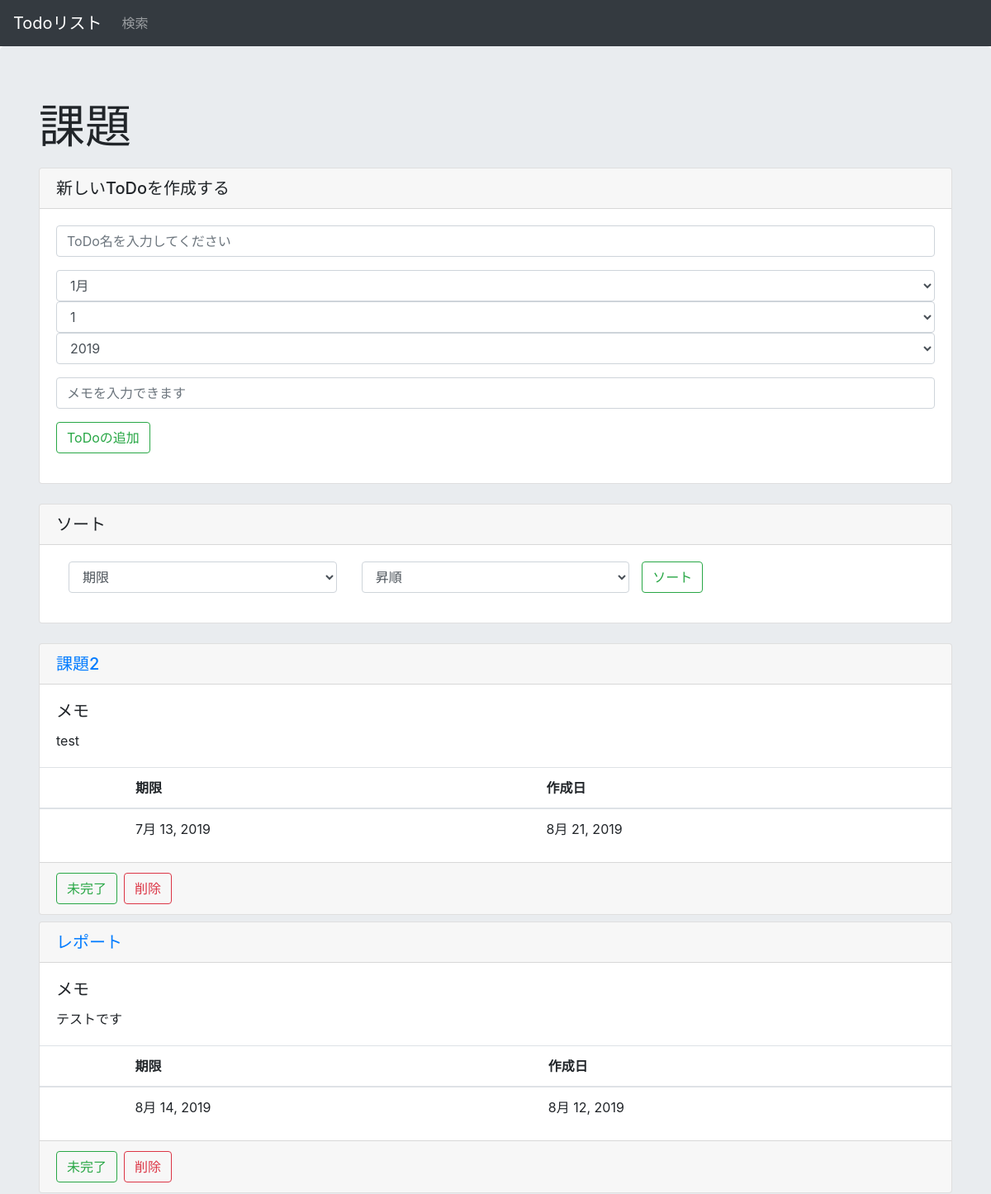
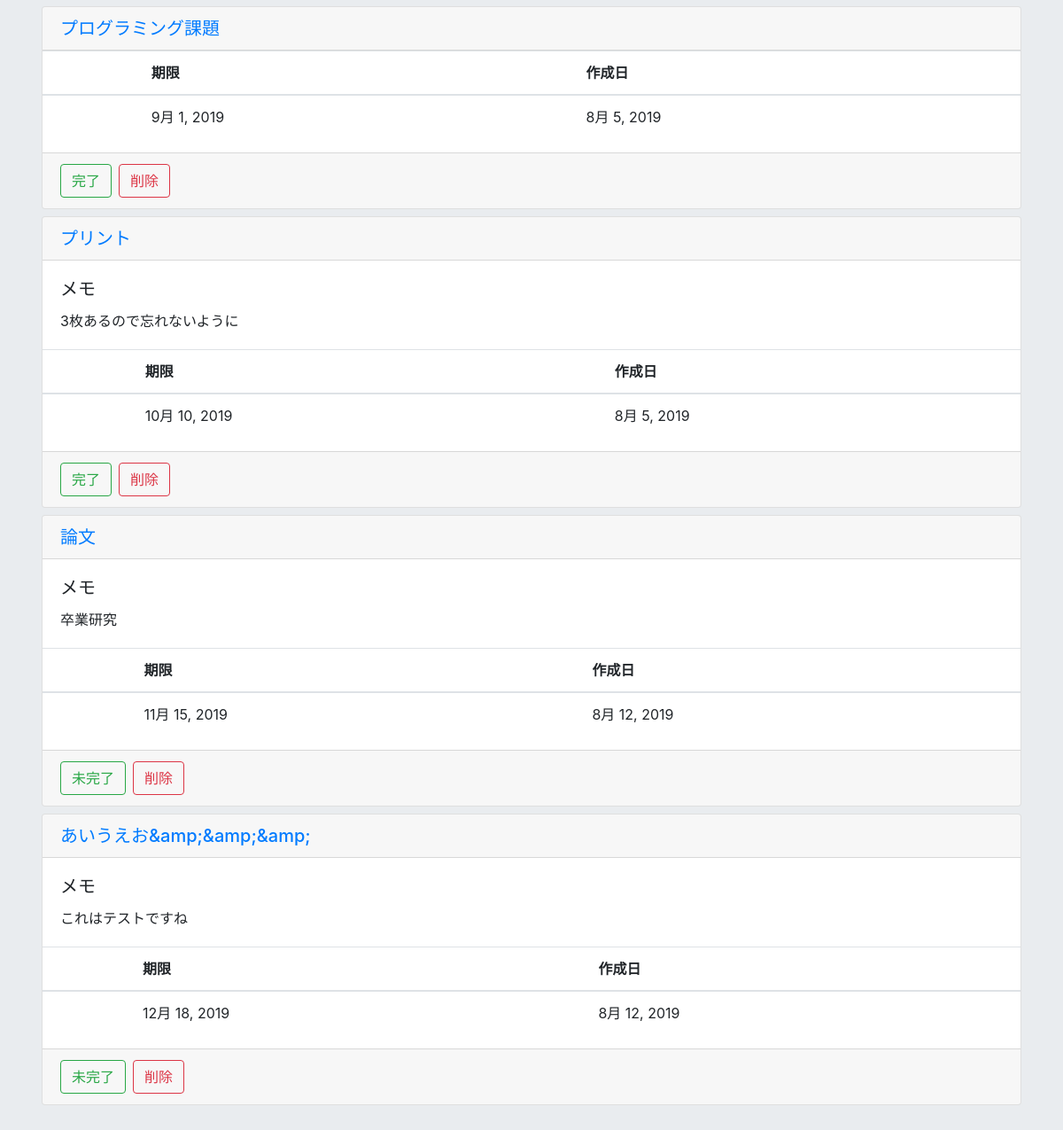
/list/20, run on the app's committed database (2 pictures, top to bottom).
### todo/models.py (models this page shows)
class List(models.Model):
    title = models.CharField(max_length=200)
    create_date = models.DateField(default=timezone.now)

class Task(models.Model):
    title = models.CharField(max_length=200)
    text = models.TextField()
    create_date = models.DateField(default=timezone.now)
    deadline_date = models.DateField(blank=True, null=True)
    completed = models.BooleanField(default=False)
    list = models.ForeignKey(List, on_delete=models.CASCADE)

### todo/views.py (the view, shortened to what this page needs)
# urls.py: path('list/<int:list_id>', views.list, name="list"),
def list(request, list_id):
    listdata = List.objects.get(id=list_id)
    taskdata = Task.objects.filter(list=listdata)
    status = False  #Trueならば「新しいToDoが作成されました」の表示
    create_task = True
    form = TaskForm(request.POST or None)
    for t in taskdata:
        if 'status_' + str(t.id) in request.POST:
            if t.completed:
                t.completed = False
            elif not t.completed:
                t.completed = True
            t.save()
            break
        elif 'delete_' + str(t.id) in request.POST:
            t.delete()
            taskdata = Task.objects.filter(list=listdata)
            break
    sort_target = 'deadline_date'
    order_sort_target = 'deadline_date'
    sort = 'ascending'
    taskdata = Task.objects.filter(list=listdata).order_by(order_sort_target)#タスクの追加や削除、変更の反映の為にもう一度代入
    params = {
        'id': list_id,
        'listdata': listdata,
        'taskdata': taskdata,
        'form': form,
        'status': status,
        'sort_target': sort_target,
        'sort': sort,
    }
    return render(request, 'todo/list.html', params)

### todo/forms.py
class TaskForm(forms.Form):
    title = forms.CharField(max_length=100, label='', widget=forms.TextInput(attrs={'class':'form-control','placeholder': 'ToDo名を入力してください'}))
    deadline_date = forms.DateField(label='', widget=forms.SelectDateWidget(attrs={'class':'form-control', 'type':'date'}))
    text = forms.CharField(max_length=1000, required=False, label='', widget=forms.TextInput(attrs={'class':'form-control','placeholder': 'メモを入力できます'}))

### todo/templates/todo/list.html (shortened to what this page needs)
{% extends "todo/base.html" %}
{% block content %}
<div class="jumbotron">
    <div class="container">
        <p class="display-4">{{listdata.title}}</p>
        <form method = "post">
            <div class="card mb-4">
                <h5 class="card-header">新しいToDoを作成する</h5>
                <div class="card-body">
                        <div class = "form-group">
                            <div class = "mb-3">
                                {{form.title}}
                            </div>
                            <div class = "mb-3">
                                {{form.deadline_date}}
                            </div>
                            <div class = "mb-3">
                                {{form.text}}
                            </div>
                            <button class="btn btn-outline-success my-2 my-sm-0" type="submit" name="submit">ToDoの追加</button>
                        </div>
                </div>
            </div>
        </form>
        <form method = "post">
            <div class="card mb-4">
                <h5 class="card-header">ソート</h5>
                <div class="card-body">
                        <div class = "form-group">
                            <div class="container">
                                <div class="row">
                                <div class="col-4">
                                        <select name="sort1" class="form-control">
                                            {% if sort_target == "create_date" %}
                                                <option selected>作成日</option>
                                                <option>期限</option>
                                            {% elif sort_target == "deadline_date" %}
                                                <option selected>期限</option>
                                            {% endif %}
                                        </select>
                                    </div>
                                    <div class="col-4">
                                        <select name="sort2" class="form-control">
                                            {% if sort == "ascending" %}
                                                <option selected>昇順</option>
                                            {% elif sort == "descending" %}
                                                <option>昇順</option>
                                                <option selected>降順</option>
                                            {% endif %}
                                        </select>
                                    </div>
                                    <button class="btn btn-outline-success my-2 my-sm-0" type="submit" name="sort_task">
                                        ソート
                                    </button>
                                </div>
                            </div>
                        </div>
                </div>
            </div>
        </form>
        {% if not taskdata %}
            <div class="alert alert-danger" role="alert">登録されたToDoはございません</div>
        {% else %}
            {% for i in taskdata %}
            <div class="card mb-2">
                <h5 class="card-header">
                    <a href="{% url 'todo:task' i.id%}">{{i.title}}</a>
                </h5>
                {% if i.text %}
                <div class="card-body">
                    <h5 class="card-title">メモ</h5>
                    {{i.text}}
                </div>
                {% endif %}
                <table class="table">
                    <thead>
                        <tr>
                            <th></th>
                            <th>期限</th>
                            <th>作成日</th>
                        </tr>
                    </thead>
                    <tbody>
                        <tr>
                            <th></th>
                            <td>{{i.deadline_date}}</td>
                            <td>{{i.create_date}}</td>
                        </tr>
                </table>
                <div class="card-footer">
                    <div class="container">
                        <div class="row">
                            <form method="post" class="mr-2">
                                <button class="btn btn-outline-success my-2 my-sm-0" type="submit" name="status_{{i.id}}">
                                    {% if i.completed %}
                                        完了
                                    {% else %}
                                        未完了
                                    {% endif %}
                                </button>
                            </form>
                            <button type="button" class="btn btn-outline-danger my-2 my-sm-0 " data-toggle="modal" data-target="#deleteModal_{{i.id}}">
                            削除
                            </button>
                        </div>
                    </div>
                </div>
            </div>
            {% endfor %}
        {% endif %}
    </div>
</div>
{% endblock %}

### data on the page
List: title "課題"
Task: title "課題2", text "test", deadline_date "7月 13, 2019", create_date "8月 21, 2019", completed "未完了"
Task: title "レポート", text "テストです", deadline_date "8月 14, 2019", create_date "8月 12, 2019", completed "未完了"
Task: title "プログラミング課題", deadline_date "9月 1, 2019", create_date "8月 5, 2019", completed "完了"
Task: title "プリント", text "3枚あるので忘れないように", deadline_date "10月 10, 2019", create_date "8月 5, 2019", completed "完了"
Task: title "論文", text "卒業研究", deadline_date "11月 15, 2019", create_date "8月 12, 2019", completed "未完了"
Task: title "あいうえお&amp;&amp;&amp;", text "これはテストですね", deadline_date "12月 18, 2019", create_date "8月 12, 2019", completed "未完了"
